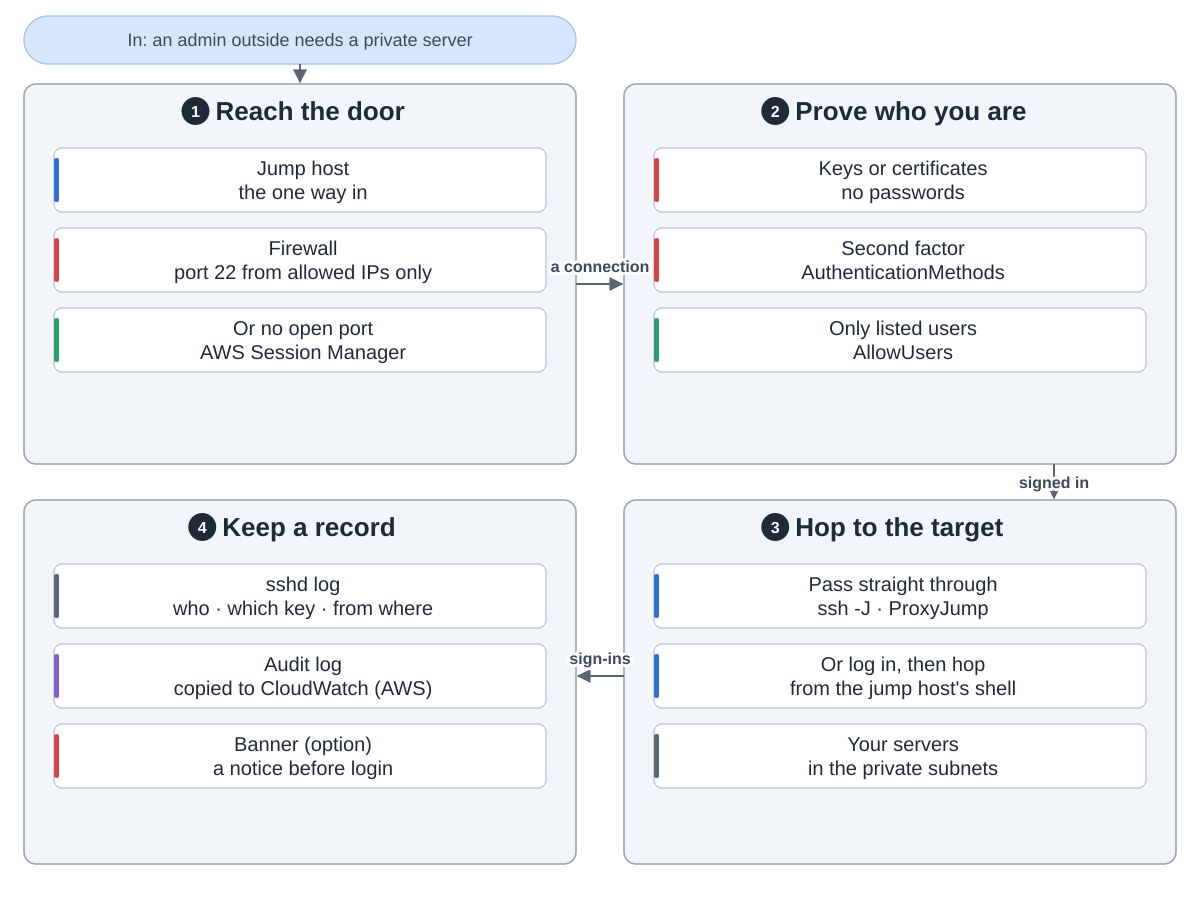

Generate this figure with Python:
"""Jump host overview: reach the one door, prove who you are, hop to the target, keep a record.
Snake order: 1 reach the door (top left) -> 2 prove who you are (top right) -> 3 hop (bottom right)
-> 4 keep a record (bottom left).
Drawn from openssh/openssh-portable at commit 6a46ea6 (ssh.1 -J, ssh_config.5 ProxyJump, sshd_config.5,
auth.c auth_log, Banner only displays text) and aws-ia/cfn-ps-linux-bastion at commit 213dd9a (templates/, scripts/, docs/).
Run: python3 diagram.py"""
import sys
from pathlib import Path

sys.path.insert(0, str(Path(__file__).resolve().parents[2] / "tools"))
from archdiagram import Diagram, L, R, GW, T1, H1, T2, H2  # noqa: E402

d = Diagram("Jump host overview",
            "In: an admin outside needs a server on a private network. "
            "1 Reach the door: the jump host is the one way in; the firewall lets in port 22 only from "
            "allowed addresses, or, in AWS's reference setup by default, no port is open and you come in "
            "through AWS Session Manager. "
            "2 Prove who you are: keys or certificates instead of passwords, a second factor with "
            "AuthenticationMethods, and only the users AllowUsers lists. "
            "3 Hop to the target: pass straight through with ssh -J (ProxyJump), or log in to the jump host "
            "and go on from its shell; the servers sit in the private subnets. "
            "4 Keep a record: sshd logs who signed in, with which key and from where; AWS's setup copies "
            "the audit log to CloudWatch; an optional banner only shows a notice before login and records "
            "nothing.")

d.pill(L, 16, GW, 48, "In: an admin outside needs a private server")
d.arrow(f"M{L + GW / 2} 64V{T1 - 2}")

d.group(L, T1, GW, H1, "Reach the door", 1)
d.column(L, T1, [("Jump host|the one way in", "coding"),
                 ("Firewall|port 22 from allowed IPs only", "review"),
                 ("Or no open port|AWS Session Manager", "plan")])

d.group(R, T1, GW, H1, "Prove who you are", 2)
d.column(R, T1, [("Keys or certificates|no passwords", "review"),
                 ("Second factor|AuthenticationMethods", "review"),
                 ("Only listed users|AllowUsers", "plan")])

d.group(R, T2, GW, H2, "Hop to the target", 3)
d.column(R, T2, [("Pass straight through|ssh -J · ProxyJump", "coding"),
                 ("Or log in, then hop|from the jump host's shell", "coding"),
                 ("Your servers|in the private subnets", "data")])

d.group(L, T2, GW, H2, "Keep a record", 4)
d.column(L, T2, [("sshd log|who · which key · from where", "data"),
                 ("Audit log|copied to CloudWatch (AWS)", "write"),
                 ("Banner (option)|a notice before login", "review")])

d.arrow(f"M{L + GW} {T1 + 200}H{R - 2}", label="a connection", at=(600, T1 + 188))
d.arrow(f"M{R + 430} {T1 + H1}V{T2 - 2}", label="signed in", at=(R + 430, T1 + H1 + 24))
d.arrow(f"M{R} {T2 + 176}H{L + GW + 2}", label="sign-ins", at=(600, T2 + 164))

d.save(Path(__file__).with_name("diagram.svg"))
